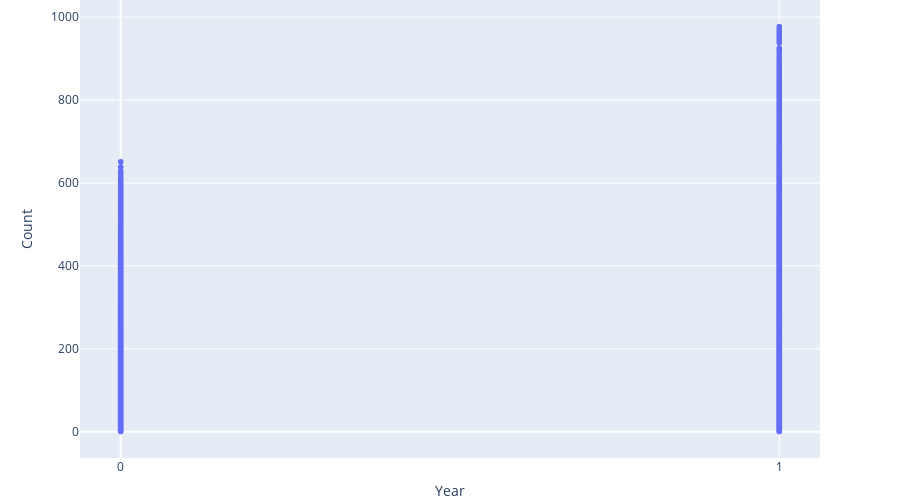

Source (notebook cell):
### Code cell
fig = px.scatter(df, x="yr", y="cnt",
                 labels={
                     "yr": "Year",
                     "cnt": "Count",
                 },)
fig.update_layout(xaxis={"dtick":1},margin={"t":0,"b":0},height=500)
fig.show()

### Figure 1 — Plotly figure (JSON) as saved in the notebook; plotly's stock layout.template omitted (floating-point values rounded to 4 significant figures; data arrays with more than 128 entries replaced by an {"elided": "..."} marker saying what was removed)
{"data": [{"hovertemplate": "Year=%{x}<br>Count=%{y}<extra></extra>", "legendgroup": "", "marker": {"color": "#636efa", "symbol": "circle"}, "mode": "markers", "name": "", "showlegend": false, "type": "scattergl", "x": {"elided": "17379 int values"}, "xaxis": "x", "y": {"elided": "17379 int values"}, "yaxis": "y"}], "layout": {"height": 500, "legend": {"tracegroupgap": 0}, "margin": {"b": 0, "t": 0}, "xaxis": {"anchor": "y", "domain": [0, 1], "dtick": 1, "title": {"text": "Year"}}, "yaxis": {"anchor": "x", "domain": [0, 1], "title": {"text": "Count"}}}}
